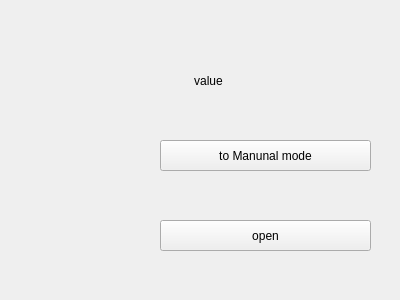
<?xml version="1.0" encoding="UTF-8"?>
<ui version="4.0">
 <class>LedOper</class>
 <widget class="QWidget" name="LedOper">
  <property name="geometry">
   <rect>
    <x>0</x>
    <y>0</y>
    <width>400</width>
    <height>300</height>
   </rect>
  </property>
  <property name="windowTitle">
   <string>Form</string>
  </property>
  <widget class="QLabel" name="lab_curr_time">
   <property name="geometry">
    <rect>
     <x>0</x>
     <y>20</y>
     <width>401</width>
     <height>31</height>
    </rect>
   </property>
   <property name="text">
    <string/>
   </property>
   <property name="alignment">
    <set>Qt::AlignCenter</set>
   </property>
  </widget>
  <widget class="QLabel" name="lab_led">
   <property name="geometry">
    <rect>
     <x>0</x>
     <y>70</y>
     <width>101</width>
     <height>211</height>
    </rect>
   </property>
   <property name="text">
    <string/>
   </property>
  </widget>
  <widget class="QPushButton" name="btn_strategy">
   <property name="geometry">
    <rect>
     <x>160</x>
     <y>140</y>
     <width>211</width>
     <height>31</height>
    </rect>
   </property>
   <property name="text">
    <string>to Manunal mode</string>
   </property>
  </widget>
  <widget class="QPushButton" name="btn_led_oper">
   <property name="geometry">
    <rect>
     <x>160</x>
     <y>220</y>
     <width>211</width>
     <height>31</height>
    </rect>
   </property>
   <property name="text">
    <string>open</string>
   </property>
  </widget>
  <widget class="QLabel" name="lab_curr_value">
   <property name="geometry">
    <rect>
     <x>270</x>
     <y>59</y>
     <width>111</width>
     <height>41</height>
    </rect>
   </property>
   <property name="text">
    <string/>
   </property>
  </widget>
  <widget class="QLabel" name="lab_cv">
   <property name="geometry">
    <rect>
     <x>163</x>
     <y>60</y>
     <width>91</width>
     <height>41</height>
    </rect>
   </property>
   <property name="text">
    <string>value</string>
   </property>
   <property name="alignment">
    <set>Qt::AlignCenter</set>
   </property>
  </widget>
 </widget>
 <resources/>
 <connections/>
</ui>
